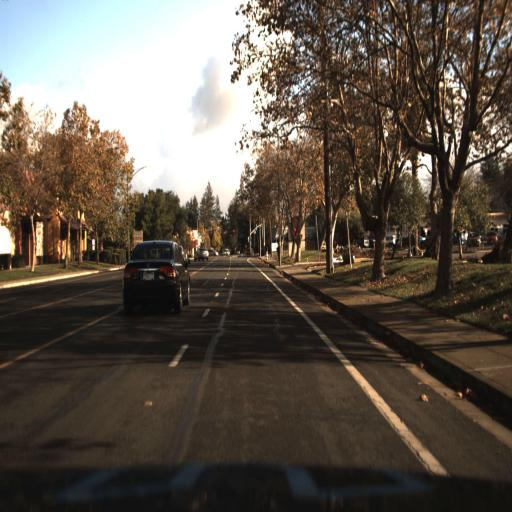
#> input picture zadatci1/kamera2_1.jpg, 512 x 512 px
$ python opencv-zad1.py
#> lines starting #> are read from the running program, lines starting #| are printed output that depends on the picture
'''
Pomoću OpenCV-a učitajte sliku koja je snimljena s kamere automobila pod nazivom
“kamera2.jpg”. Sliku učitajte u nijansama sive boje. Ispišite na ekran dimenzije slike (visinu i
širinu). Prikažite sliku, te spremite ju pod nazivom “kamera2_crno_bijela.jpg”.
'''

import cv2

gray_img = cv2.imread('kamera2_1.jpg', 0)
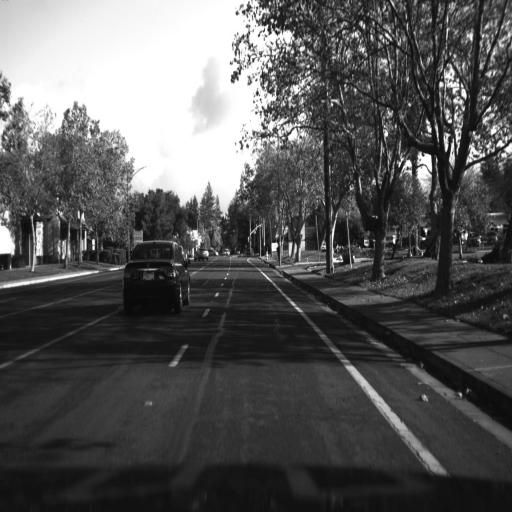
#> gray_img: shape (512, 512); min 0, max 255, mean 87.5

h, w = gray_img.shape
#> h = 512; w = 512

print('Image height ', h)
#| Image height  512
print('Image width ', w)
#| Image width  512

cv2.imshow('Gray image', gray_img)

cv2.waitKey(0)
cv2.destroyAllWindows()

cv2.imwrite('kamera2_crno_bijela.jpg', gray_img)

$ run again, with zadatci1/kamera1.jpg copied over zadatci1/kamera2_1.jpg
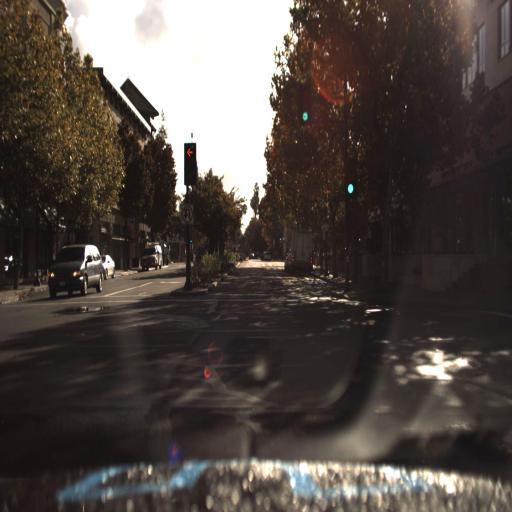
#> input picture zadatci1/kamera1.jpg, 512 x 512 px
#> `gray_img = cv2.imread('kamera2_1.jpg', 0)`:
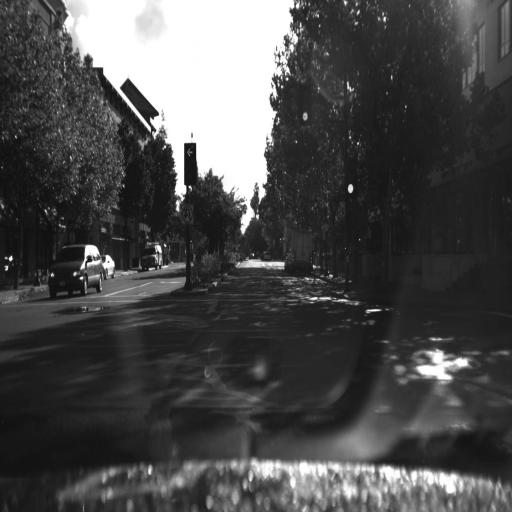
#> gray_img: shape (512, 512); min 0, max 255, mean 75.4
#| Image height  512
#| Image width  512
